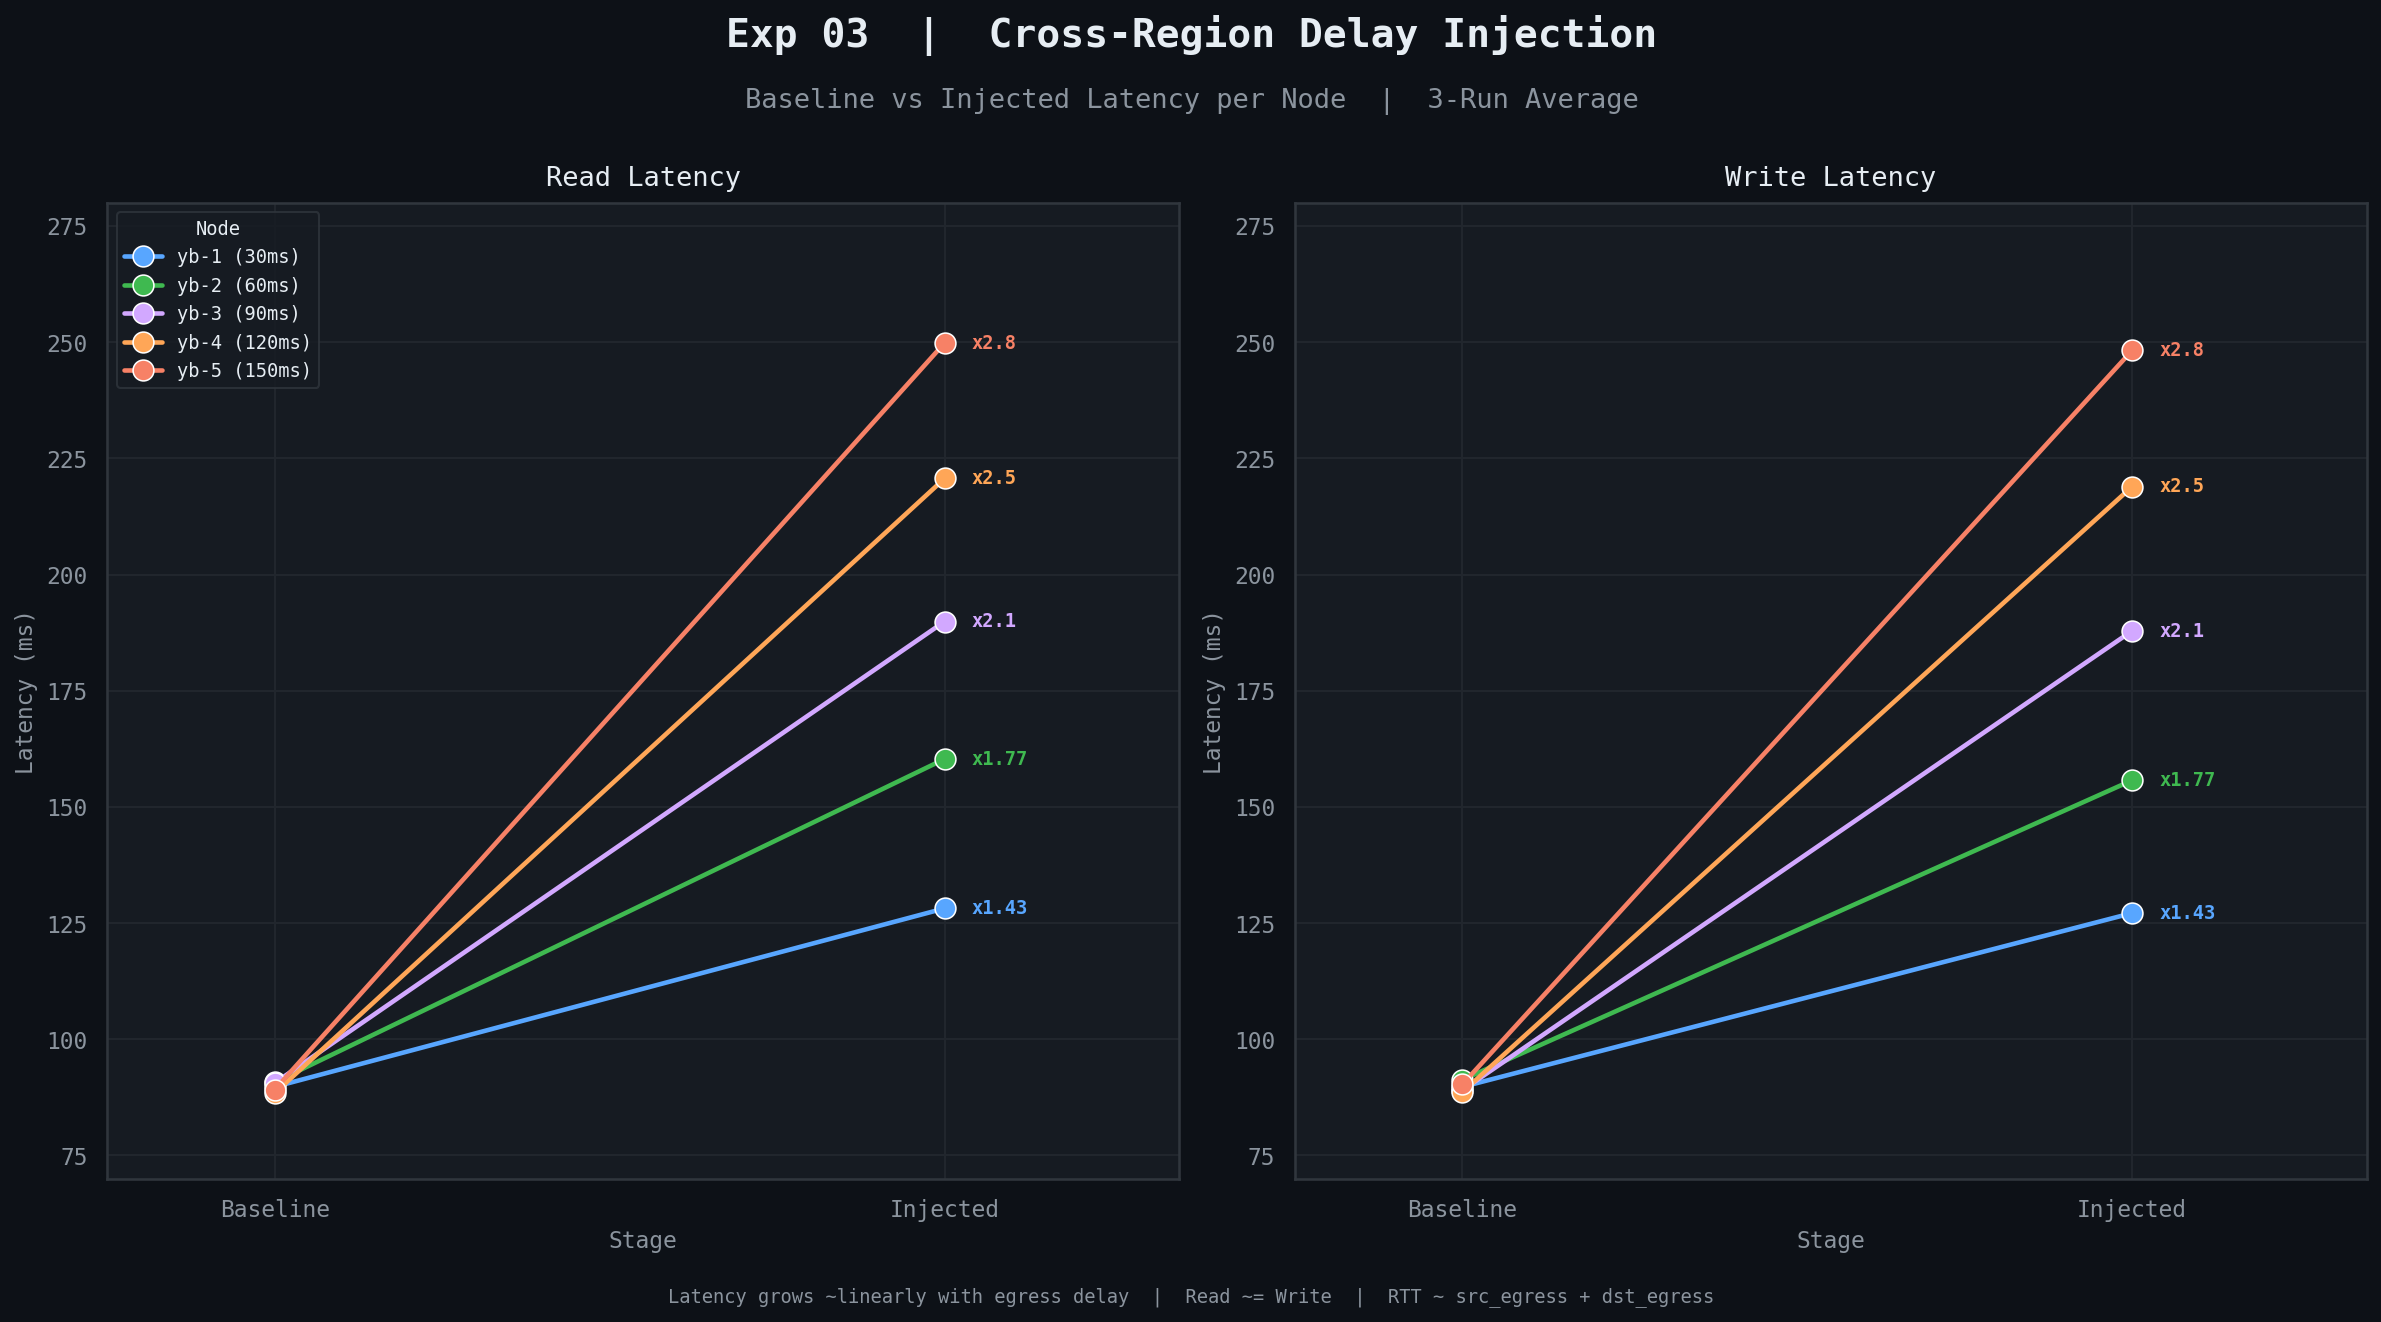

This figure's Python source:
"""Exp 03 — Cross-Region Delay Injection"""
import seaborn as sns
import matplotlib.pyplot as plt
import pandas as pd
import numpy as np

BG, PANEL = '#0d1117', '#161b22'
TEXT, MUTED, BORDER = '#e6edf3', '#8b949e', '#30363d'
PALETTE5 = ['#58a6ff', '#3fb950', '#d2a8ff', '#ffa657', '#f78166']

RC = {
    'axes.facecolor': PANEL, 'figure.facecolor': BG,
    'axes.edgecolor': BORDER, 'grid.color': '#21262d',
    'text.color': TEXT, 'axes.labelcolor': MUTED,
    'xtick.color': MUTED, 'ytick.color': MUTED,
    'legend.facecolor': PANEL, 'legend.edgecolor': BORDER,
    'legend.labelcolor': TEXT, 'axes.unicode_minus': False,
    'font.family': 'monospace', 'font.size': 11,
}
sns.set_theme(style='darkgrid', palette=PALETTE5, rc=RC)

nodes   = ['yb-1 (30ms)', 'yb-2 (60ms)', 'yb-3 (90ms)', 'yb-4 (120ms)', 'yb-5 (150ms)']
base_r  = [89.77, 90.75, 90.61, 88.44, 89.19]
delay_r = [128.16, 160.30, 189.89, 220.67, 249.83]
base_w  = [89.76, 91.27, 89.06, 88.64, 90.30]
delay_w = [127.15, 155.73, 187.89, 218.94, 248.24]
mult    = [1.43, 1.77, 2.10, 2.50, 2.80]

rows = []
for node, b, d, bw, dw in zip(nodes, base_r, delay_r, base_w, delay_w):
    rows += [
        {'Node': node, 'Latency (ms)': b,  'Stage': 'Baseline', 'Op': 'Read'},
        {'Node': node, 'Latency (ms)': d,  'Stage': 'Injected', 'Op': 'Read'},
        {'Node': node, 'Latency (ms)': bw, 'Stage': 'Baseline', 'Op': 'Write'},
        {'Node': node, 'Latency (ms)': dw, 'Stage': 'Injected', 'Op': 'Write'},
    ]
df = pd.DataFrame(rows)

fig, (ax_r, ax_w) = plt.subplots(1, 2, figsize=(16, 9), facecolor=BG)
fig.text(0.5, 0.96, 'Exp 03  |  Cross-Region Delay Injection',
         ha='center', fontsize=19, fontweight='bold', color=TEXT)
fig.text(0.5, 0.915, 'Baseline vs Injected Latency per Node  |  3-Run Average',
         ha='center', fontsize=13, color=MUTED)

for ax, op, title in [(ax_r, 'Read', 'Read Latency'), (ax_w, 'Write', 'Write Latency')]:
    ax.set_facecolor(PANEL)
    for sp in ax.spines.values(): sp.set_edgecolor(BORDER)
    sub = df[df['Op'] == op].copy()
    sns.lineplot(data=sub, x='Stage', y='Latency (ms)', hue='Node',
                 palette=PALETTE5, marker='o', markersize=10,
                 linewidth=2.2, ax=ax, legend=(ax is ax_r))
    injected = delay_r if op == 'Read' else delay_w
    for i, (node, d_val, m) in enumerate(zip(nodes, injected, mult)):
        ax.text(1.04, d_val, f'x{m}', va='center', fontsize=9,
                color=PALETTE5[i], fontweight='bold')
    ax.set_xlim(-0.25, 1.35)
    ax.set_ylim(70, 280)
    ax.set_xlabel('Stage', color=MUTED, fontsize=11)
    ax.set_ylabel('Latency (ms)', color=MUTED, fontsize=11)
    ax.set_title(title, color=TEXT, fontsize=13, pad=8)

ax_r.legend(title='Node', fontsize=9, title_fontsize=9, loc='upper left')

fig.text(0.5, 0.03,
    'Latency grows ~linearly with egress delay  |  Read ~= Write  |  RTT ~ src_egress + dst_egress',
    ha='center', fontsize=9, color=MUTED)

plt.tight_layout(rect=[0, 0.05, 1, 0.89])
plt.savefig('phase3_delay_injection.png', dpi=150, bbox_inches='tight', facecolor=BG)
plt.show()
print("Saved: phase3_delay_injection.png")
